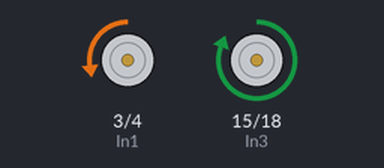
The program below on a simulated Raspberry Pi (BCM pin numbers). Parts: motor-driver pin pairs drawn as motors (green arrow = first pin HIGH = forward, orange = second pin HIGH = backward, longer = more drive, scaled by the enable pin). At 4.0 s the program stops and its outputs stay as they are.

Above: at 0.21 s.
At 2.21 s:
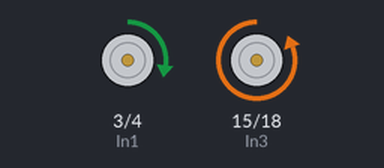
At 4.1 s:
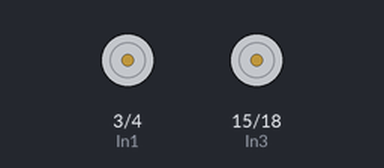
Timing chart, 0 to 5.5 s (numbered marks = the images above):
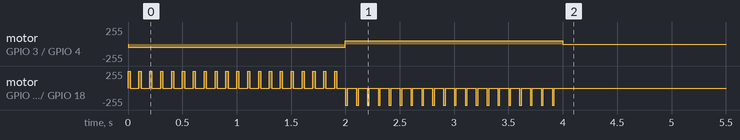

The program:

one-motor.py
```python
import RPi.GPIO as GPIO
from time import sleep

GPIO.setmode(GPIO.BCM)
speed = 20
GPIO.setwarnings(False)
Ena, In1, In2 = 2,3,4
Enb, In3, In4 = 14,15,18

GPIO.setup(Ena, GPIO.OUT)
GPIO.setup(In1, GPIO.OUT)
GPIO.setup(In2, GPIO.OUT)
pwm = GPIO.PWM(Ena, 100)
pwm.start(0)

GPIO.setup(Enb, GPIO.OUT)
GPIO.setup(In3, GPIO.OUT)
GPIO.setup(In4, GPIO.OUT)
pwm2 = GPIO.PWM(Enb, 10)
pwm2.start(0)


if True:
    GPIO.output(In1, GPIO.LOW)
    GPIO.output(In2, GPIO.HIGH)
    pwm.ChangeDutyCycle(speed)

    GPIO.output(In3, GPIO.HIGH)
    GPIO.output(In4, GPIO.LOW)
    pwm2.ChangeDutyCycle(speed)
    sleep(2)


    GPIO.output(In1, GPIO.HIGH)
    GPIO.output(In2, GPIO.LOW)
    pwm.ChangeDutyCycle(speed)

    GPIO.output(In3, GPIO.LOW)
    GPIO.output(In4, GPIO.HIGH)
    pwm2.ChangeDutyCycle(speed)

    sleep(2)

    GPIO.output(In1, GPIO.LOW)
    GPIO.output(In2, GPIO.LOW)
    pwm.ChangeDutyCycle(0)
    GPIO.output(In3, GPIO.LOW)
    GPIO.output(In4, GPIO.LOW)
    pwm.ChangeDutyCycle(0)
    
```

Measured:
- by itself, motor on GPIO 3 (In1) / GPIO 4 (In2): stopped → backward 51/255 at 0.00 s, → forward 51/255 2.0 s later, → stopped 2.0 s later
